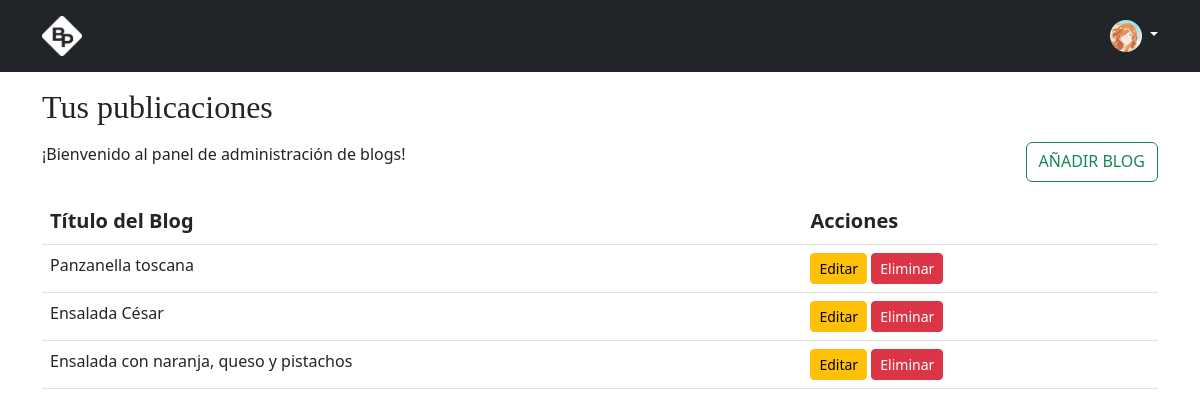
/post/posts (signed in), run on the app's committed database.
### blogr/models.py (models this page shows, shortened)
class User(db.Model):
    __tablename__ = 'users'
    id = db.Column(db.Integer, primary_key=True)
    username = db.Column(db.String(50), nullable=False)
    email = db.Column(db.String(120), unique=True, nullable=False)
    password = db.Column(db.Text, nullable=False)
    photo = db.Column(db.String(200))

class Post(db.Model):
    __tablename__ = 'posts'
    id = db.Column(db.Integer, primary_key=True)
    author = db.Column(db.Integer, db.ForeignKey('users.id'), nullable=False)
    url = db.Column(db.String(100), unique = True, nullable=False)
    title = db.Column(db.String(100), nullable=False)
    info = db.Column(db.Text)
    content = db.Column(db.Text)
    created = db.Column(db.DateTime, nullable=False, default=datetime.utcnow)

### blogr/post.py (the view)
@bp.route('/posts')
@login_required
def posts():
    posts = Post.query.all()
    return  render_template('admin/posts.html', posts = posts)

### blogr/auth.py (called while the page is built)
@bp.before_app_request
def load_logged_in_user():
    user_id = session.get('user_id')
    if user_id is None:
        g.user = None
    else:
        g.user = User.query.get_or_404(user_id)

def login_required(view):
    @functools.wraps(view)
    def wrapped_view(**kwargs):
        if g.user is None:
            return redirect(url_for('auth.login'))
        return view(**kwargs)
    return wrapped_view

### blogr/templates/admin/posts.html (shortened to what this page needs)
{% extends 'base.html' %}
{% block content %}
    <div class="container">
        <div class="header">
            <h2 class="mb-3 mt-3">{% block title %}Tus publicaciones {% endblock %}</h2>
            <div class="d-flex justify-content-between mb-3">
                <p>¡Bienvenido al panel de administración de blogs!</p>
                <a href="{{ url_for('post.create') }}" class="btn btn-outline-success">AÑADIR BLOG</a>
            </div>
        </div>
        <table class=" table">
            <thead>
                <tr>
                    <th class="fs-5">Título del Blog </th>
                    <th colspan="2" class="fs-5">Acciones</th>
                </tr>
            </thead>
            <tbody>
                {% for post in posts | reverse %}
                {% if g.user.id == post.author %}
                <tr>
                    <td>{{ post.title }}</td>
                    <td>
                        <a href="{{ url_for('post.update', id=post.id) }}" class="btn btn-sm btn-warning">Editar</a>
                        <a href="{{ url_for('post.delete', id=post.id) }}" class="btn btn-sm btn-danger">Eliminar</a>
                    </td>
                </tr>
                {% endif %}
                {% endfor %}
            </tbody>
        </table>
    </div>
    {% endblock %}

### blogr/templates/base.html (shortened to what this page needs)
<!DOCTYPE html>
<html lang="es">
<head>
    <link rel="stylesheet" href="{{ url_for('static', filename = 'css/bootstrap.min.css') }}">
    <link rel="stylesheet" href="{{ url_for('static', filename = 'css/style.css') }}">
</head>
<body>
    {% block header %}
    <header class="p-3 text-bg-dark">
        <div class="container">
            <div class="d-flex align-items-center justify-content-between">
                <a href="{{ url_for('home.index') }}" class="d-flex align-items-center mb-2 mb-lg-0 text-white text-decoration-none">
                    <img src="{{ url_for('static', filename = 'img/bp-light.png') }}" alt="blog posts" width="40">
                </a>
                <div class="text-end">
                    {% if not g.user %}
                    <a href="{{ url_for('auth.login') }}" class="btn btn-outline-light me-2">Iniciar sesión</a>
                    <a href="{{ url_for('auth.register') }}" class="btn btn-warning">Registrate</a>
                    {% else %}
                    <a href="#" class="link-light text-decoration-none dropdown-toggle" data-bs-toggle="dropdown">
                        {% if g.user.photo is none %}
                        <img src="{{ url_for('static', filename = 'img/user-light.png') }}" alt="mdo" width="32" height="32" class="rounded-circle">
                        {% else %}
                        <img src="{{ url_for('static', filename = g.user.photo) }}" alt="mdo" width="32" height="32" class="rounded-circle">
                        {% endif %}
                    </a>
                    {% endif %}
                </div>
            </div>
        </div>
    </header>
    {% endblock %}
    {% block content %}
    {% endblock %}
</body>
</html>

### blogr/static/css/style.css (style rules this page uses)
h1, h2, h3, h4, h5, h6 { font-family: Amiri, Georgia, "Times New Roman", serif; }

### data on the page
User: photo (picture)
Post: title "Panzanella toscana"
Post: title "Ensalada César"
Post: title "Ensalada con naranja, queso y pistachos"
